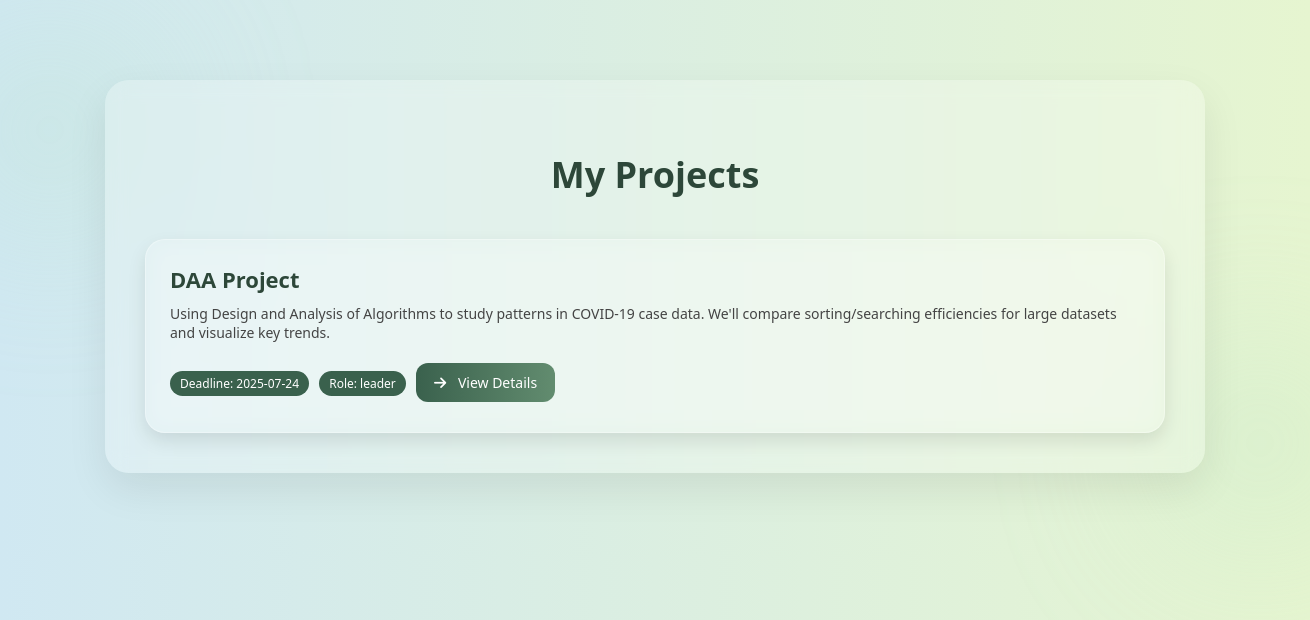
Page /my-projects (signed in) on the committed database.
### tables this page shows
CREATE TABLE project_members (
    id INTEGER PRIMARY KEY AUTOINCREMENT,
    project_id INTEGER,
    user_id INTEGER,
    role TEXT CHECK(role IN ('leader', 'member')) DEFAULT 'member',
    FOREIGN KEY (project_id) REFERENCES projects(id),
    FOREIGN KEY (user_id) REFERENCES users(id)
);

CREATE TABLE projects (
    id INTEGER PRIMARY KEY AUTOINCREMENT,
    title TEXT NOT NULL,
    description TEXT,
    deadline DATE,
    created_by INTEGER,
    created_at TIMESTAMP DEFAULT CURRENT_TIMESTAMP,
    FOREIGN KEY (created_by) REFERENCES users(id)
);

### app.py (the view)
@app.route('/my-projects')
def my_projects():
    if 'user_id' not in session:
        return redirect('/login')
    user_id = session['user_id']
    conn = get_db_connection()
    cursor = conn.cursor()
    cursor.execute("""
        SELECT p.id, p.title, p.description, p.deadline, pm.role
        FROM project_members pm
        JOIN projects p ON pm.project_id = p.id
        WHERE pm.user_id = ?
    """, (user_id,))
    projects = cursor.fetchall()
    conn.close()
    return render_template('my_projects.html', projects=projects)

### app.py (called while the page is built)
def get_db_connection():
    conn = sqlite3.connect('data.db')
    conn.row_factory = sqlite3.Row
    return conn

### templates/my_projects.html (shortened to what this page needs)
<!DOCTYPE html>
<html lang="en">
<head>
  <link rel="stylesheet" href="https://cdnjs.cloudflare.com/ajax/libs/font-awesome/6.5.0/css/all.min.css">
</head>
<body>
  <div class="blob top-left"></div>
  <div class="blob bottom-right"></div>
  <div class="container">
    <h2>My Projects</h2>
    {% if projects %}
      <div class="project-grid">
        {% for project in projects %}
          <div class="project-card">
            <h3>{{ project['title'] }}</h3>
            <p>{{ project['description'] }}</p>
            <div class="badge">Deadline: {{ project['deadline'] }}</div>
            <div class="badge">Role: {{ project['role'] }}</div>
            <a href="/project/{{ project['id'] }}" class="btn">
              <i class="fas fa-arrow-right"></i> View Details
            </a>
          </div>
        {% endfor %}
      </div>
    {% else %}
      <p class="no-projects">You are not part of any projects yet.</p>
    {% endif %}
  </div>
</body>
</html>

### templates/my_projects.html (style rules this page uses)
* { box-sizing: border-box; }
body { margin: 0; padding: 0; font-family: 'Segoe UI', sans-serif; background: linear-gradient(to right, #d0e8f2, #e6f5d0); color: #2d4739; overflow-x: hidden; position: relative; }
.container { max-width: 1100px; margin: 80px auto; padding: 40px; border-radius: 24px; background: rgba(255, 255, 255, 0.25); box-shadow: 0 16px 40px rgba(0, 0, 0, 0.08); backdrop-filter: blur(10px); position: relative; z-index: 1; }
h2 { text-align: center; font-size: 36px; margin-bottom: 40px; color: #2d4739; font-weight: 700; }
.project-grid { display: grid; grid-template-columns: repeat(auto-fit, minmax(280px, 1fr)); gap: 30px; }
.project-card { background: rgba(255, 255, 255, 0.1); border: 1px solid rgba(255, 255, 255, 0.3); backdrop-filter: blur(12px); border-radius: 20px; padding: 24px; transition: 0.4s ease; box-shadow: 0 8px 18px rgba(0, 0, 0, 0.1); position: relative; }
.project-card h3 { font-size: 22px; margin: 0 0 10px; color: #2d4739; }
.project-card p { font-size: 14px; margin: 6px 0; color: #444; }
.badge { display: inline-block; background: #3a614d; color: white; font-size: 12px; padding: 4px 10px; border-radius: 20px; margin: 5px 6px 12px 0; }
.btn { margin-top: 15px; display: inline-block; text-decoration: none; background: linear-gradient(to right, #3a614d, #628c6f); color: white; padding: 10px 18px; border-radius: 12px; font-size: 14px; font-weight: 500; transition: background 0.3s ease; }
.btn i { margin-right: 8px; }
.blob { position: absolute; width: 300px; height: 300px; background: radial-gradient(#bae4c6, transparent 70%); border-radius: 50%; filter: blur(80px); z-index: 0; opacity: 0.5; }
.blob.top-left { top: -100px; left: -100px; }
.blob.bottom-right { bottom: -120px; right: -100px; }

### rows in the picture
project_members: title "DAA Project", description "Using Design and Analysis of Algorithms to study patterns in COVID-19 case data. We'll compare sorting/searching efficiencies for large datasets and visualize key trends.", deadline "2025-07-24", role "leader"
